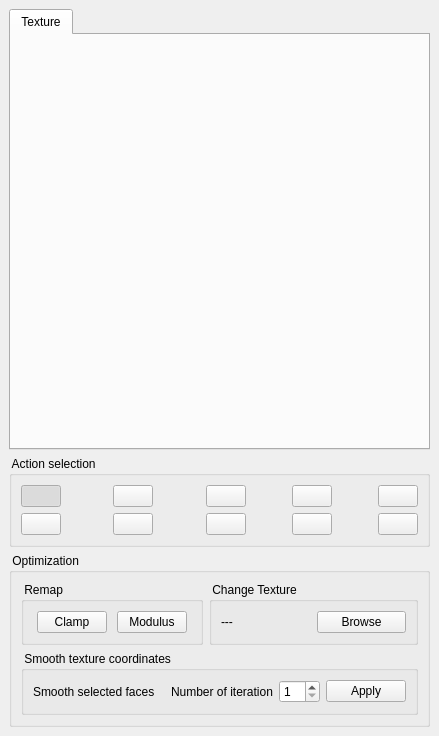
<ui version="4.0" >
 <class>TextureEditorClass</class>
 <widget class="QWidget" name="TextureEditorClass" >
  <property name="geometry" >
   <rect>
    <x>0</x>
    <y>0</y>
    <width>439</width>
    <height>736</height>
   </rect>
  </property>
  <property name="windowTitle" >
   <string>TextureEditor</string>
  </property>
  <layout class="QVBoxLayout" >
   <property name="spacing" >
    <number>6</number>
   </property>
   <property name="margin" >
    <number>9</number>
   </property>
   <item>
    <widget class="QTabWidget" name="tabWidget" >
     <property name="currentIndex" >
      <number>0</number>
     </property>
     <widget class="QWidget" name="tab" >
      <property name="geometry" >
       <rect>
        <x>0</x>
        <y>0</y>
        <width>415</width>
        <height>405</height>
       </rect>
      </property>
      <attribute name="title" >
       <string>Texture</string>
      </attribute>
     </widget>
    </widget>
   </item>
   <item>
    <widget class="QGroupBox" name="groupBoxAction" >
     <property name="title" >
      <string> Action selection </string>
     </property>
     <layout class="QGridLayout" >
      <property name="margin" >
       <number>9</number>
      </property>
      <property name="spacing" >
       <number>6</number>
      </property>
      <item row="0" column="0" >
       <widget class="QPushButton" name="moveButton" >
        <property name="sizePolicy" >
         <sizepolicy vsizetype="Fixed" hsizetype="Fixed" >
          <horstretch>0</horstretch>
          <verstretch>0</verstretch>
         </sizepolicy>
        </property>
        <property name="toolTip" >
         <string>Allow pan and zoom on the UV Space</string>
        </property>
        <property name="text" >
         <string/>
        </property>
        <property name="icon" >
         <iconset resource="meshlab.qrc" >
          <normaloff>:/images/selpan.png</normaloff>:/images/selpan.png</iconset>
        </property>
        <property name="iconSize" >
         <size>
          <width>32</width>
          <height>32</height>
         </size>
        </property>
        <property name="checkable" >
         <bool>true</bool>
        </property>
        <property name="checked" >
         <bool>true</bool>
        </property>
       </widget>
      </item>
      <item row="0" column="1" >
       <spacer>
        <property name="orientation" >
         <enum>Qt::Horizontal</enum>
        </property>
        <property name="sizeHint" stdset="0" >
         <size>
          <width>40</width>
          <height>20</height>
         </size>
        </property>
       </spacer>
      </item>
      <item row="0" column="2" >
       <widget class="QPushButton" name="selectButton" >
        <property name="sizePolicy" >
         <sizepolicy vsizetype="Fixed" hsizetype="Fixed" >
          <horstretch>0</horstretch>
          <verstretch>0</verstretch>
         </sizepolicy>
        </property>
        <property name="toolTip" >
         <string>Allow the selection of faces inside a dragged area</string>
        </property>
        <property name="text" >
         <string/>
        </property>
        <property name="icon" >
         <iconset resource="meshlab.qrc" >
          <normaloff>:/images/selarea.png</normaloff>:/images/selarea.png</iconset>
        </property>
        <property name="iconSize" >
         <size>
          <width>32</width>
          <height>32</height>
         </size>
        </property>
        <property name="checkable" >
         <bool>true</bool>
        </property>
       </widget>
      </item>
      <item row="0" column="3" >
       <spacer>
        <property name="orientation" >
         <enum>Qt::Horizontal</enum>
        </property>
        <property name="sizeHint" stdset="0" >
         <size>
          <width>40</width>
          <height>20</height>
         </size>
        </property>
       </spacer>
      </item>
      <item row="0" column="4" >
       <widget class="QPushButton" name="connectedButton" >
        <property name="sizePolicy" >
         <sizepolicy vsizetype="Fixed" hsizetype="Fixed" >
          <horstretch>0</horstretch>
          <verstretch>0</verstretch>
         </sizepolicy>
        </property>
        <property name="toolTip" >
         <string>Allow the selection of connected component</string>
        </property>
        <property name="text" >
         <string/>
        </property>
        <property name="icon" >
         <iconset resource="meshlab.qrc" >
          <normaloff>:/images/selcon.png</normaloff>:/images/selcon.png</iconset>
        </property>
        <property name="iconSize" >
         <size>
          <width>32</width>
          <height>32</height>
         </size>
        </property>
        <property name="checkable" >
         <bool>true</bool>
        </property>
       </widget>
      </item>
      <item row="0" column="5" >
       <spacer>
        <property name="orientation" >
         <enum>Qt::Horizontal</enum>
        </property>
        <property name="sizeHint" stdset="0" >
         <size>
          <width>40</width>
          <height>20</height>
         </size>
        </property>
       </spacer>
      </item>
      <item row="0" column="6" >
       <widget class="QPushButton" name="vertexButton" >
        <property name="sizePolicy" >
         <sizepolicy vsizetype="Fixed" hsizetype="Fixed" >
          <horstretch>0</horstretch>
          <verstretch>0</verstretch>
         </sizepolicy>
        </property>
        <property name="toolTip" >
         <string>Allow the selection of vertexes inside a dragged area</string>
        </property>
        <property name="text" >
         <string/>
        </property>
        <property name="icon" >
         <iconset resource="meshlab.qrc" >
          <normaloff>:/images/selver.png</normaloff>:/images/selver.png</iconset>
        </property>
        <property name="iconSize" >
         <size>
          <width>32</width>
          <height>32</height>
         </size>
        </property>
        <property name="checkable" >
         <bool>true</bool>
        </property>
       </widget>
      </item>
      <item row="0" column="7" >
       <spacer>
        <property name="orientation" >
         <enum>Qt::Horizontal</enum>
        </property>
        <property name="sizeHint" stdset="0" >
         <size>
          <width>40</width>
          <height>20</height>
         </size>
        </property>
       </spacer>
      </item>
      <item row="0" column="8" >
       <widget class="QPushButton" name="unify2Button" >
        <property name="sizePolicy" >
         <sizepolicy vsizetype="Fixed" hsizetype="Fixed" >
          <horstretch>0</horstretch>
          <verstretch>0</verstretch>
         </sizepolicy>
        </property>
        <property name="toolTip" >
         <string>Collapse a couple of vertexes</string>
        </property>
        <property name="text" >
         <string/>
        </property>
        <property name="icon" >
         <iconset resource="meshlab.qrc" >
          <normaloff>:/images/collapse.png</normaloff>:/images/collapse.png</iconset>
        </property>
        <property name="iconSize" >
         <size>
          <width>32</width>
          <height>32</height>
         </size>
        </property>
        <property name="checkable" >
         <bool>false</bool>
        </property>
        <property name="checked" >
         <bool>false</bool>
        </property>
       </widget>
      </item>
      <item row="1" column="0" colspan="2" >
       <widget class="QPushButton" name="unifySetButton" >
        <property name="sizePolicy" >
         <sizepolicy vsizetype="Fixed" hsizetype="Fixed" >
          <horstretch>0</horstretch>
          <verstretch>0</verstretch>
         </sizepolicy>
        </property>
        <property name="toolTip" >
         <string>Choose and unify a set of disconnected edges</string>
        </property>
        <property name="text" >
         <string/>
        </property>
        <property name="icon" >
         <iconset resource="meshlab.qrc" >
          <normaloff>:/images/unify.png</normaloff>:/images/unify.png</iconset>
        </property>
        <property name="iconSize" >
         <size>
          <width>32</width>
          <height>32</height>
         </size>
        </property>
        <property name="checkable" >
         <bool>true</bool>
        </property>
        <property name="checked" >
         <bool>false</bool>
        </property>
       </widget>
      </item>
      <item row="1" column="2" colspan="2" >
       <widget class="QPushButton" name="flipHButton" >
        <property name="sizePolicy" >
         <sizepolicy vsizetype="Fixed" hsizetype="Fixed" >
          <horstretch>0</horstretch>
          <verstretch>0</verstretch>
         </sizepolicy>
        </property>
        <property name="toolTip" >
         <string>Flip selected faces horizzontally</string>
        </property>
        <property name="text" >
         <string/>
        </property>
        <property name="icon" >
         <iconset resource="meshlab.qrc" >
          <normaloff>:/images/flipH.png</normaloff>:/images/flipH.png</iconset>
        </property>
        <property name="iconSize" >
         <size>
          <width>32</width>
          <height>32</height>
         </size>
        </property>
        <property name="checkable" >
         <bool>false</bool>
        </property>
       </widget>
      </item>
      <item row="1" column="4" >
       <widget class="QPushButton" name="flipVButton" >
        <property name="sizePolicy" >
         <sizepolicy vsizetype="Fixed" hsizetype="Fixed" >
          <horstretch>0</horstretch>
          <verstretch>0</verstretch>
         </sizepolicy>
        </property>
        <property name="toolTip" >
         <string>Flip selected faces vertically</string>
        </property>
        <property name="text" >
         <string/>
        </property>
        <property name="icon" >
         <iconset resource="meshlab.qrc" >
          <normaloff>:/images/flipV.png</normaloff>:/images/flipV.png</iconset>
        </property>
        <property name="iconSize" >
         <size>
          <width>32</width>
          <height>32</height>
         </size>
        </property>
        <property name="checkable" >
         <bool>false</bool>
        </property>
       </widget>
      </item>
      <item row="1" column="6" >
       <widget class="QPushButton" name="invertButton" >
        <property name="sizePolicy" >
         <sizepolicy vsizetype="Fixed" hsizetype="Fixed" >
          <horstretch>0</horstretch>
          <verstretch>0</verstretch>
         </sizepolicy>
        </property>
        <property name="toolTip" >
         <string>Invert selected faces/vertexes</string>
        </property>
        <property name="text" >
         <string/>
        </property>
        <property name="icon" >
         <iconset resource="meshlab.qrc" >
          <normaloff>:/images/invertsel.png</normaloff>:/images/invertsel.png</iconset>
        </property>
        <property name="iconSize" >
         <size>
          <width>32</width>
          <height>32</height>
         </size>
        </property>
        <property name="checkable" >
         <bool>false</bool>
        </property>
       </widget>
      </item>
      <item row="1" column="8" >
       <widget class="QPushButton" name="cancelButton" >
        <property name="sizePolicy" >
         <sizepolicy vsizetype="Fixed" hsizetype="Fixed" >
          <horstretch>0</horstretch>
          <verstretch>0</verstretch>
         </sizepolicy>
        </property>
        <property name="toolTip" >
         <string>Clear selected faces/vertexes</string>
        </property>
        <property name="text" >
         <string/>
        </property>
        <property name="icon" >
         <iconset resource="meshlab.qrc" >
          <normaloff>:/images/selcanc.png</normaloff>:/images/selcanc.png</iconset>
        </property>
        <property name="iconSize" >
         <size>
          <width>32</width>
          <height>32</height>
         </size>
        </property>
        <property name="checkable" >
         <bool>true</bool>
        </property>
       </widget>
      </item>
     </layout>
    </widget>
   </item>
   <item>
    <widget class="QGroupBox" name="groupBoxOptimize" >
     <property name="title" >
      <string> Optimization </string>
     </property>
     <layout class="QGridLayout" >
      <property name="margin" >
       <number>9</number>
      </property>
      <property name="spacing" >
       <number>6</number>
      </property>
      <item row="0" column="0" >
       <widget class="QGroupBox" name="groupBox_4" >
        <property name="maximumSize" >
         <size>
          <width>182</width>
          <height>16777215</height>
         </size>
        </property>
        <property name="title" >
         <string> Remap </string>
        </property>
        <layout class="QHBoxLayout" >
         <property name="spacing" >
          <number>6</number>
         </property>
         <property name="margin" >
          <number>9</number>
         </property>
         <item>
          <widget class="QPushButton" name="clampButton" >
           <property name="maximumSize" >
            <size>
             <width>70</width>
             <height>23</height>
            </size>
           </property>
           <property name="toolTip" >
            <string>Clamp texture coordinates of of border</string>
           </property>
           <property name="text" >
            <string>Clamp</string>
           </property>
          </widget>
         </item>
         <item>
          <widget class="QPushButton" name="modulusButton" >
           <property name="maximumSize" >
            <size>
             <width>70</width>
             <height>23</height>
            </size>
           </property>
           <property name="toolTip" >
            <string>Apply moudlus operator to texture coordinates out of border</string>
           </property>
           <property name="text" >
            <string>Modulus</string>
           </property>
          </widget>
         </item>
        </layout>
       </widget>
      </item>
      <item row="0" column="1" >
       <widget class="QGroupBox" name="groupBox_5" >
        <property name="title" >
         <string> Change Texture </string>
        </property>
        <layout class="QHBoxLayout" >
         <property name="spacing" >
          <number>6</number>
         </property>
         <property name="margin" >
          <number>9</number>
         </property>
         <item>
          <widget class="QLabel" name="labelName" >
           <property name="text" >
            <string>---</string>
           </property>
          </widget>
         </item>
         <item>
          <widget class="QPushButton" name="browseButton" >
           <property name="maximumSize" >
            <size>
             <width>90</width>
             <height>16777215</height>
            </size>
           </property>
           <property name="text" >
            <string>Browse</string>
           </property>
          </widget>
         </item>
        </layout>
       </widget>
      </item>
      <item row="1" column="0" colspan="2" >
       <widget class="QGroupBox" name="groupBox" >
        <property name="title" >
         <string> Smooth texture coordinates </string>
        </property>
        <layout class="QHBoxLayout" >
         <property name="spacing" >
          <number>6</number>
         </property>
         <property name="margin" >
          <number>9</number>
         </property>
         <item>
          <widget class="QLabel" name="label_2" >
           <property name="text" >
            <string>Smooth selected faces</string>
           </property>
          </widget>
         </item>
         <item>
          <spacer name="horizontalSpacer" >
           <property name="orientation" >
            <enum>Qt::Horizontal</enum>
           </property>
           <property name="sizeHint" stdset="0" >
            <size>
             <width>40</width>
             <height>20</height>
            </size>
           </property>
          </spacer>
         </item>
         <item>
          <widget class="QLabel" name="label" >
           <property name="text" >
            <string>Number of iteration</string>
           </property>
          </widget>
         </item>
         <item>
          <widget class="QSpinBox" name="spinBoxIteration" >
           <property name="minimum" >
            <number>1</number>
           </property>
           <property name="maximum" >
            <number>10</number>
           </property>
           <property name="value" >
            <number>1</number>
           </property>
          </widget>
         </item>
         <item>
          <widget class="QPushButton" name="smoothButton" >
           <property name="text" >
            <string>Apply</string>
           </property>
          </widget>
         </item>
        </layout>
       </widget>
      </item>
     </layout>
    </widget>
   </item>
  </layout>
 </widget>
 <layoutdefault spacing="6" margin="11" />
 <tabstops>
  <tabstop>moveButton</tabstop>
  <tabstop>selectButton</tabstop>
  <tabstop>connectedButton</tabstop>
  <tabstop>vertexButton</tabstop>
  <tabstop>invertButton</tabstop>
  <tabstop>cancelButton</tabstop>
  <tabstop>clampButton</tabstop>
  <tabstop>modulusButton</tabstop>
  <tabstop>spinBoxIteration</tabstop>
  <tabstop>smoothButton</tabstop>
  <tabstop>tabWidget</tabstop>
 </tabstops>
 <resources>
  <include location="meshlab.qrc" />
 </resources>
 <connections/>
</ui>
